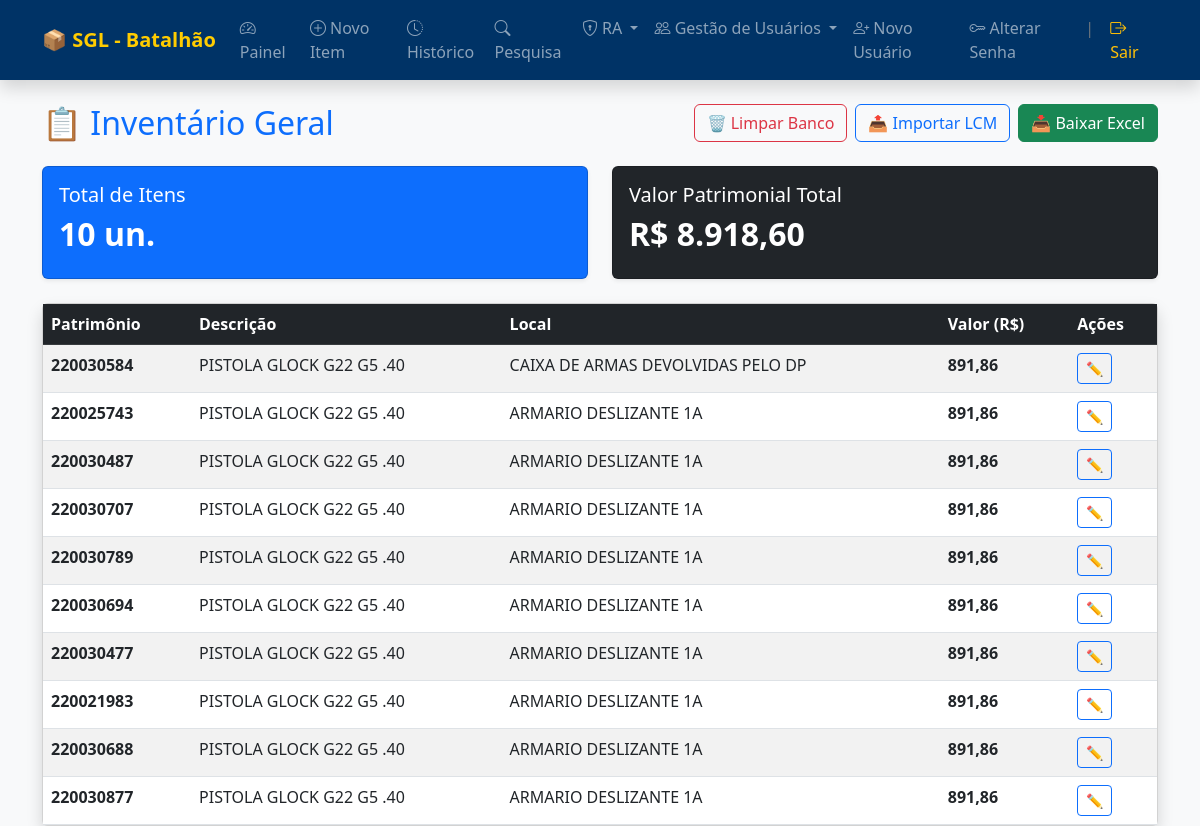
Screenshot of /dashboard (signed in) with the database file from the repository.
### app.py (models this page shows, shortened)
class Material(db.Model):
    id = db.Column(db.Integer, primary_key=True)
    patrimonio = db.Column(db.String(50), unique=True, nullable=False)
    n_serie = db.Column(db.String(50))
    nome_material = db.Column(db.String(100), nullable=False)
    conta_codigo = db.Column(db.String(20), nullable=False)
    local = db.Column(db.String(100), nullable=False)
    valor = db.Column(db.Float, default=0.0)
    situacao = db.Column(db.String(50))
    observacoes = db.Column(db.Text)
    pm_re = db.Column(db.String(20))
    pm_nome = db.Column(db.String(100))
    pm_opm = db.Column(db.String(50))
    eh_apreensao = db.Column(db.Boolean, default=False)
    local_apreensao = db.Column(db.String(100))
    autoridade_resp = db.Column(db.String(100))
    data_apreensao = db.Column(db.DateTime)
    num_doc_apreensao = db.Column(db.String(50))
    data_cadastro = db.Column(db.DateTime, server_default=func.now())
    historico = db.relationship('Historico', backref='material', cascade="all, delete-orphan")
    movimentacoes_ra = db.relationship('MovimentacaoRA', backref='material', cascade="all, delete-orphan")

### app.py (the view)
@app.route('/dashboard')
@login_required
def dashboard():
    materiais = Material.query.all()
    total_valor = db.session.query(func.sum(Material.valor)).scalar() or 0.0
    qtd_total = len(materiais)
    return render_template('dashboard.html', materiais=materiais, total_valor=total_valor, qtd_total=qtd_total)

### app.py (called while the page is built)
@app.template_filter('reais')
def format_reais(value):
    if value is None or value == '': return '0,00'
    try: return f"{float(value):,.2f}".replace(",", "X").replace(".", ",").replace("X", ".")
    except: return value

@login_manager.user_loader
def load_user(user_id): return Usuario.query.get(int(user_id))

### templates/dashboard.html (shortened to what this page needs)
{% extends "base.html" %}
{% block content %}
<div class="d-flex justify-content-between align-items-center mb-4">
    <div>
        <h2 class="mb-0 text-primary">📋 Inventário Geral</h2>
    </div>
    <div class="d-flex gap-2">
        <button type="button" class="btn btn-outline-danger" data-bs-toggle="modal" data-bs-target="#modalReset">
            🗑️ Limpar Banco
        </button>
        <button type="button" class="btn btn-outline-primary" data-bs-toggle="modal" data-bs-target="#modalImportar">
            📤 Importar LCM
        </button>
        <a href="{{ url_for('exportar_excel') }}" class="btn btn-success">
            📥 Baixar Excel
        </a>
    </div>
</div>
<div class="row mb-4">
    <div class="col-md-6">
        <div class="card bg-primary text-white shadow-sm">
            <div class="card-body">
                <h5>Total de Itens</h5>
                <h2 class="fw-bold">{{ qtd_total }} un.</h2>
            </div>
        </div>
    </div>
    <div class="col-md-6">
        <div class="card bg-dark text-white shadow-sm">
            <div class="card-body">
                <h5>Valor Patrimonial Total</h5>
                <h2 class="fw-bold">R$ {{ total_valor | reais }}</h2>
            </div>
        </div>
    </div>
</div>
<div class="card shadow">
    <div class="card-body p-0">
        <div class="table-responsive">
            <table class="table table-striped mb-0">
                <thead class="table-dark">
                    <tr>
                        <th>Patrimônio</th>
                        <th>Descrição</th>
                        <th>Local</th>
                        <th>Valor (R$)</th>
                        <th>Ações</th>
                    </tr>
                </thead>
                <tbody>
                    {% for item in materiais %}
                    <tr>
                        <td class="fw-bold">{{ item.patrimonio }}</td>
                        <td>{{ item.nome_material }}</td>
                        <td>{{ item.local }}</td>
                        <td class="fw-bold">{{ item.valor | reais }}</td>
                        <td>
                            <a href="{{ url_for('editar', id=item.id) }}" class="btn btn-sm btn-outline-primary">✏️</a>
                        </td>
                    </tr>
                    {% endfor %}
                </tbody>
            </table>
        </div>
    </div>
</div>
{% endblock %}

### templates/base.html (style rules this page uses)
body { background-color: #f8f9fa; }

### rows the page displays
Material: patrimonio "220030584", nome_material "PISTOLA GLOCK G22 G5 .40", local "CAIXA DE ARMAS DEVOLVIDAS PELO DP", valor|reais "891,86"
Material: patrimonio "220025743", nome_material "PISTOLA GLOCK G22 G5 .40", local "ARMARIO DESLIZANTE 1A", valor|reais "891,86"
Material: patrimonio "220030487", nome_material "PISTOLA GLOCK G22 G5 .40", local "ARMARIO DESLIZANTE 1A", valor|reais "891,86"
Material: patrimonio "220030707", nome_material "PISTOLA GLOCK G22 G5 .40", local "ARMARIO DESLIZANTE 1A", valor|reais "891,86"
Material: patrimonio "220030789", nome_material "PISTOLA GLOCK G22 G5 .40", local "ARMARIO DESLIZANTE 1A", valor|reais "891,86"
Material: patrimonio "220030694", nome_material "PISTOLA GLOCK G22 G5 .40", local "ARMARIO DESLIZANTE 1A", valor|reais "891,86"
Material: patrimonio "220030477", nome_material "PISTOLA GLOCK G22 G5 .40", local "ARMARIO DESLIZANTE 1A", valor|reais "891,86"
Material: patrimonio "220021983", nome_material "PISTOLA GLOCK G22 G5 .40", local "ARMARIO DESLIZANTE 1A", valor|reais "891,86"
Material: patrimonio "220030688", nome_material "PISTOLA GLOCK G22 G5 .40", local "ARMARIO DESLIZANTE 1A", valor|reais "891,86"
Material: patrimonio "220030877", nome_material "PISTOLA GLOCK G22 G5 .40", local "ARMARIO DESLIZANTE 1A", valor|reais "891,86"

### other values shown
{{ qtd_total }} "10"
{{ total_valor | reais }} "8.918,60"
